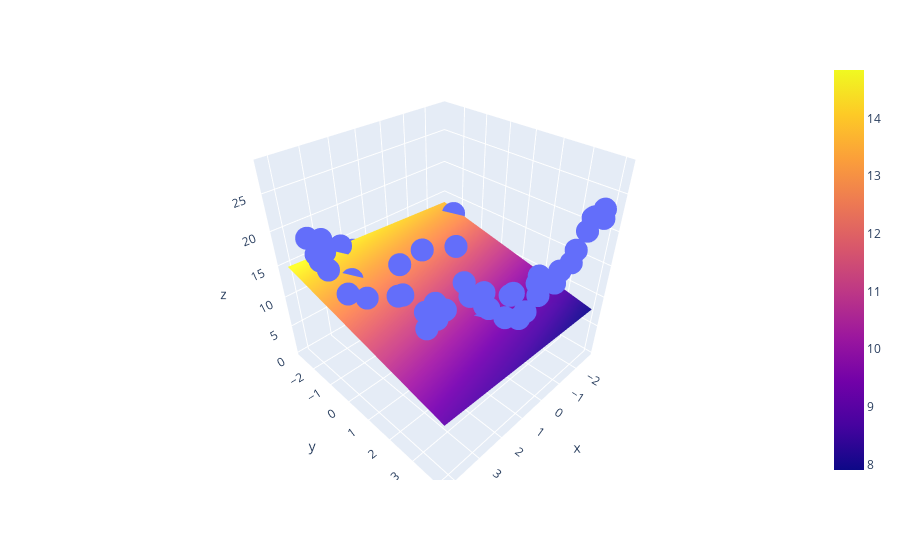

Notebook source saved alongside this figure:
### Code cell
fig = px.scatter_3d(x= x.ravel(), y= y.ravel(), z=z.ravel())
fig.add_trace(go.Surface(x= xInput.ravel(), y= yInput.ravel(), z=zFinal))
fig.show()
